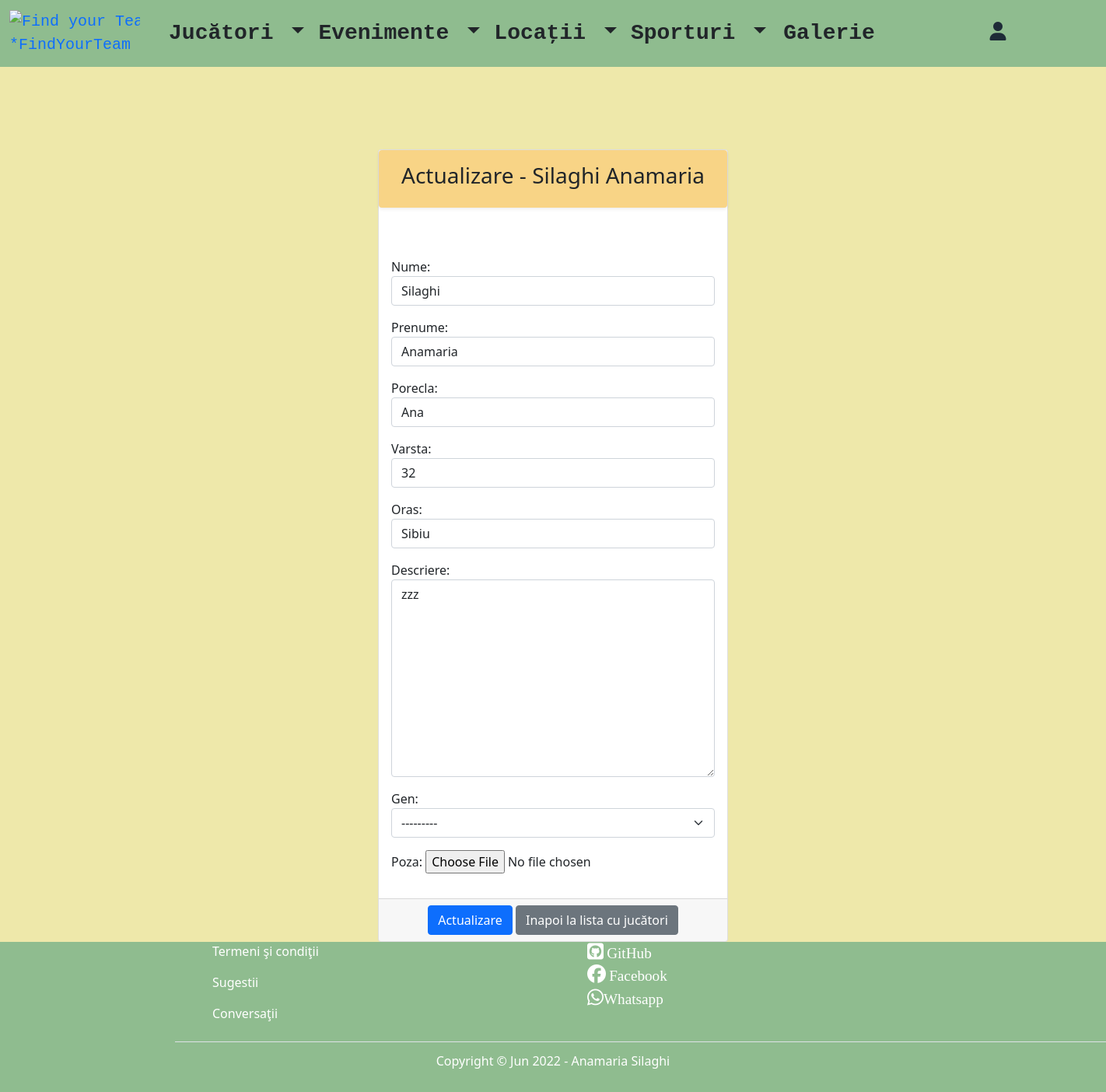
The app's page /update-user/2/, older data.
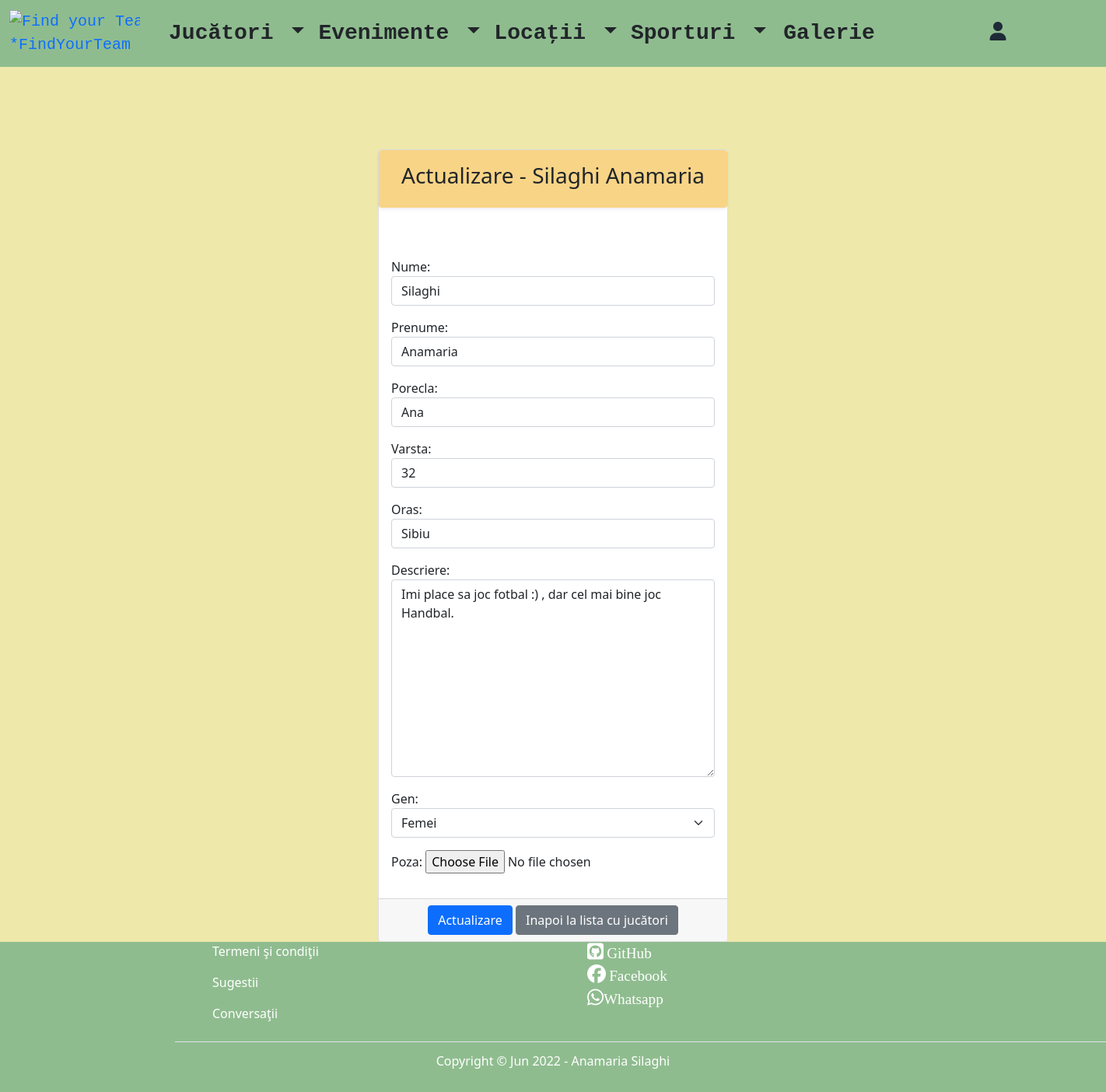
The same page, newer data.
### teams/models.py (models this page shows, shortened)
class Player(models.Model):
    gender_choices = (("man", "Bărbaţi"), ("women", "Femei"))
    nume = models.CharField(max_length=20)
    prenume = models.CharField(max_length=20)
    porecla = models.CharField(max_length=20, null=True, blank=True)
    varsta = models.IntegerField()
    oras = models.TextField(max_length=30)
    descriere = models.TextField(max_length=1000, null=True,blank=True)
    gen = models.CharField(max_length=10, choices=gender_choices)
    poza = models.ImageField(upload_to='static/playerPicture/', null=True,blank=True)
    creat_in = models.DateTimeField(auto_now_add=True)
    actualizat_in = models.DateTimeField(auto_now=True)

### teams/views.py (the view)
# urls.py: path('update-user/<int:pk>/', views.PlayerUpdateView.as_view(), name='update_player'),
class PlayerUpdateView(UpdateView):
    template_name = 'player/update_player.html'
    model = Player
    form_class = PlayerForm
    success_url = reverse_lazy('list_of_players')

### teams/forms.py
class PlayerForm(forms.ModelForm):
    class Meta:
        model = Player
        fields = "__all__"
        widgets = {
            "nume": TextInput(attrs={'placeholder': "Introduceti numele", "class": "form-control"}),
            "prenume": TextInput(attrs={'placeholder': "Introduceti prenumele", "class": "form-control"}),
            "porecla": TextInput(attrs={'placeholder': "Introduceti o porecla (optional)", "class": "form-control"}),
            "varsta": TextInput(attrs={'placeholder': "Introduceti varsta", "class": "form-control"}),
            "oras": TextInput(attrs={'placeholder': "Introduceti localitatea", "class": "form-control"}),
            "gen": Select(attrs={"class": "form-select"}),
            "descriere": Textarea(attrs={"placeholder": "Faceti-va o descriere", "class": "form-control"}),
        }

### templates/player/update_player.html (shortened to what this page needs)
{% extends 'base.html' %}
{% block content %}
        <div class="container-fluid mt-5 pt-5">
         <div class="row mt-5 pt-5">
            <div class="col-md-4 offset-md-4">
                <div class="card">
                    <div class="shadow-sm p-3 mb-5 text-center rounded" style="background-color: #F8D486;">
                        <h3>Actualizare - {{ player.nume }} {{ player.prenume }}</h3>
                    </div>
                    <form method="post">
                        <div class="card-body">
                            {{ form.as_p }}
                        </div>
                        <div class="card-footer text-center">
                            <button type="submit" class="btn btn-primary">Actualizare</button>
                            <a href="{% url 'list_of_players' %}" class="btn btn-secondary">Inapoi la lista cu jucători</a>
                        </div>
                    </form>
                </div>
            </div>
        </div>
    </div>
{% endblock %}

Row changes from the older to the newer data that the page shows:
changed Player "Silaghi": descriere "zzz" → "Imi place sa joc fotbal :) , dar cel mai bine joc Handbal."; gen "---------" → "Femei"
